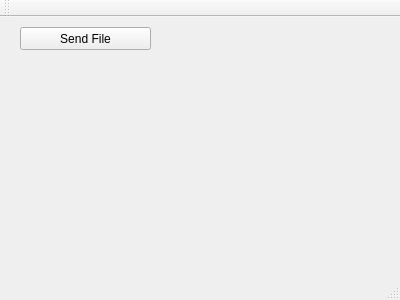
<?xml version="1.0" encoding="UTF-8"?>
<ui version="4.0">
 <class>MainWindow</class>
 <widget class="QMainWindow" name="MainWindow">
  <property name="geometry">
   <rect>
    <x>0</x>
    <y>0</y>
    <width>400</width>
    <height>300</height>
   </rect>
  </property>
  <property name="windowTitle">
   <string>MainWindow</string>
  </property>
  <widget class="QWidget" name="centralWidget">
   <widget class="QPushButton" name="pushButton">
    <property name="geometry">
     <rect>
      <x>20</x>
      <y>10</y>
      <width>131</width>
      <height>23</height>
     </rect>
    </property>
    <property name="text">
     <string>Send File</string>
    </property>
   </widget>
  </widget>
  <widget class="QMenuBar" name="menuBar">
   <property name="geometry">
    <rect>
     <x>0</x>
     <y>0</y>
     <width>400</width>
     <height>21</height>
    </rect>
   </property>
  </widget>
  <widget class="QToolBar" name="mainToolBar">
   <attribute name="toolBarArea">
    <enum>TopToolBarArea</enum>
   </attribute>
   <attribute name="toolBarBreak">
    <bool>false</bool>
   </attribute>
  </widget>
  <widget class="QStatusBar" name="statusBar"/>
 </widget>
 <layoutdefault spacing="6" margin="11"/>
 <resources/>
 <connections/>
</ui>
